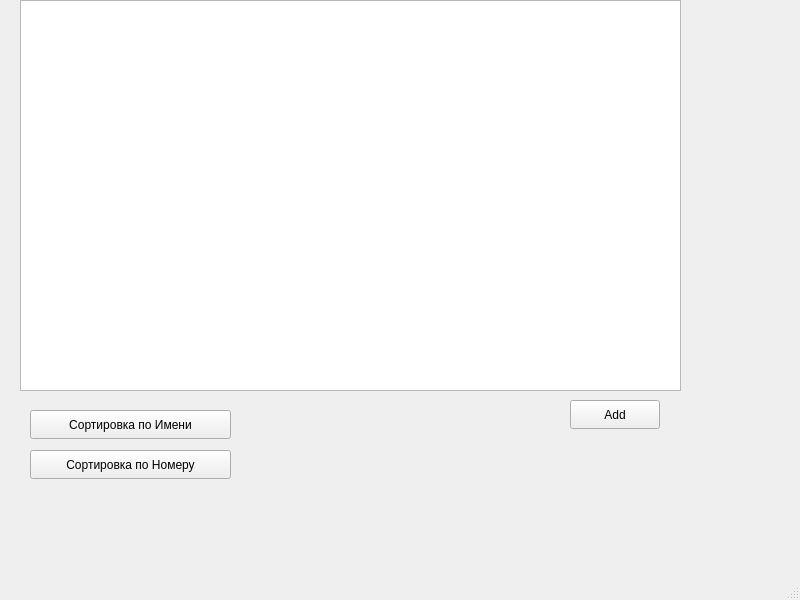
<?xml version="1.0" encoding="UTF-8"?>
<ui version="4.0">
 <class>MainWindow</class>
 <widget class="QMainWindow" name="MainWindow">
  <property name="geometry">
   <rect>
    <x>0</x>
    <y>0</y>
    <width>800</width>
    <height>600</height>
   </rect>
  </property>
  <property name="windowTitle">
   <string>MainWindow</string>
  </property>
  <widget class="QWidget" name="centralwidget">
   <widget class="QTableView" name="tableView">
    <property name="geometry">
     <rect>
      <x>20</x>
      <y>0</y>
      <width>661</width>
      <height>391</height>
     </rect>
    </property>
   </widget>
   <widget class="QPushButton" name="addButton">
    <property name="geometry">
     <rect>
      <x>570</x>
      <y>400</y>
      <width>90</width>
      <height>29</height>
     </rect>
    </property>
    <property name="text">
     <string>Add</string>
    </property>
   </widget>
   <widget class="QPushButton" name="sortByPerson">
    <property name="geometry">
     <rect>
      <x>30</x>
      <y>410</y>
      <width>201</width>
      <height>29</height>
     </rect>
    </property>
    <property name="text">
     <string>Сортировка по Имени</string>
    </property>
   </widget>
   <widget class="QPushButton" name="sortByPhone">
    <property name="geometry">
     <rect>
      <x>30</x>
      <y>450</y>
      <width>201</width>
      <height>29</height>
     </rect>
    </property>
    <property name="text">
     <string>Сортировка по Номеру</string>
    </property>
   </widget>
  </widget>
  <widget class="QMenuBar" name="menubar">
   <property name="geometry">
    <rect>
     <x>0</x>
     <y>0</y>
     <width>800</width>
     <height>25</height>
    </rect>
   </property>
  </widget>
  <widget class="QStatusBar" name="statusbar"/>
 </widget>
 <resources/>
 <connections/>
</ui>
